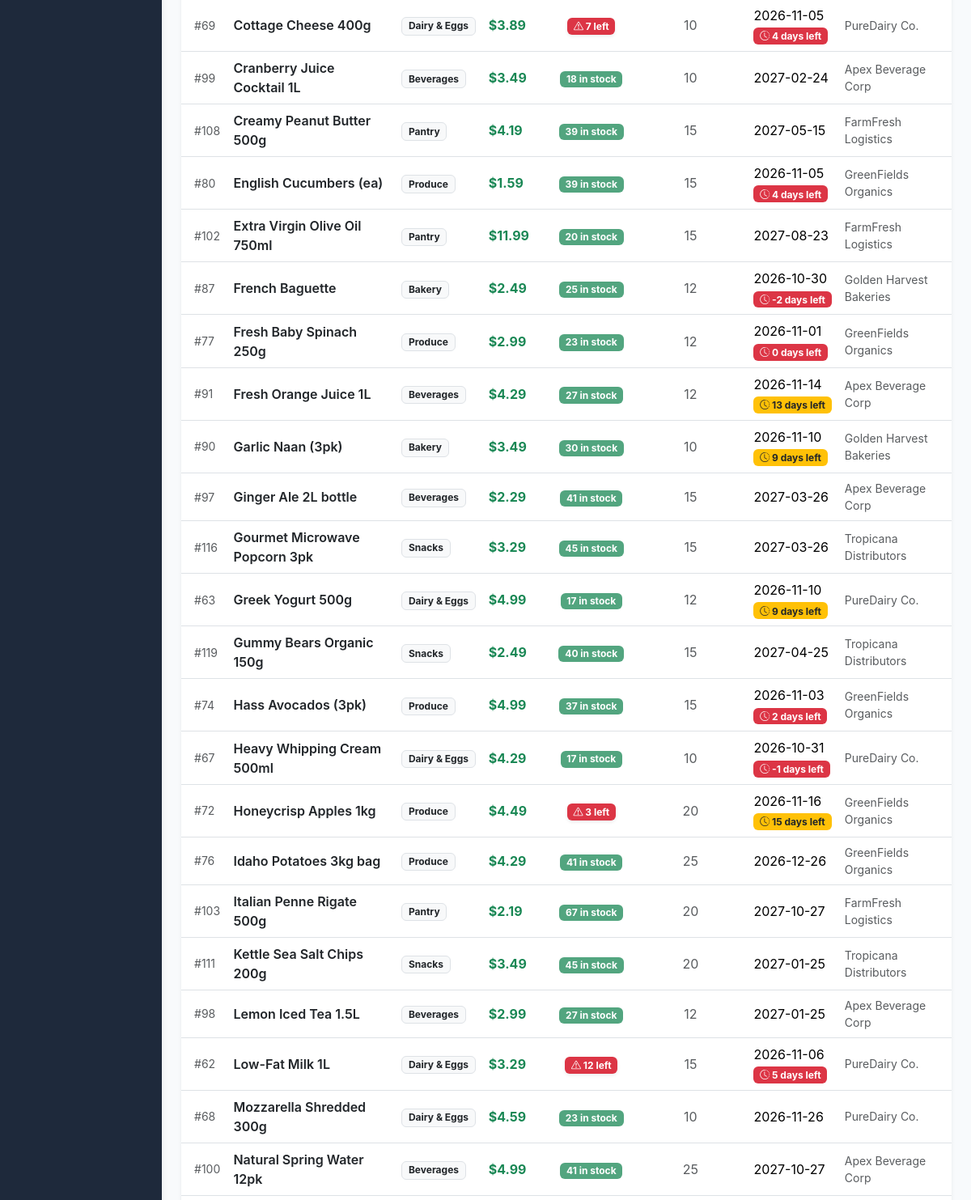
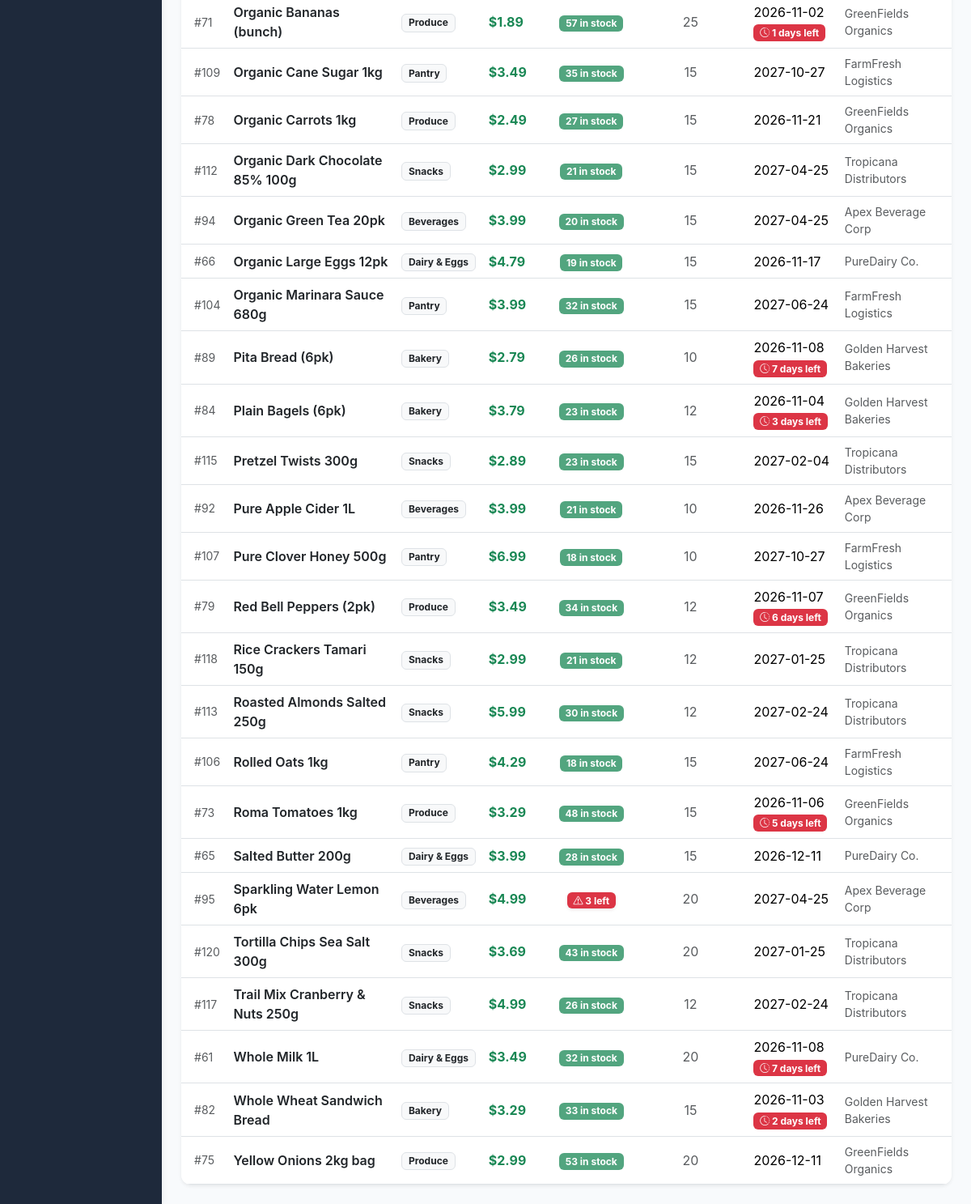
Before: /products/ (signed in, lower part) with the older database file (2 pictures, top to bottom).
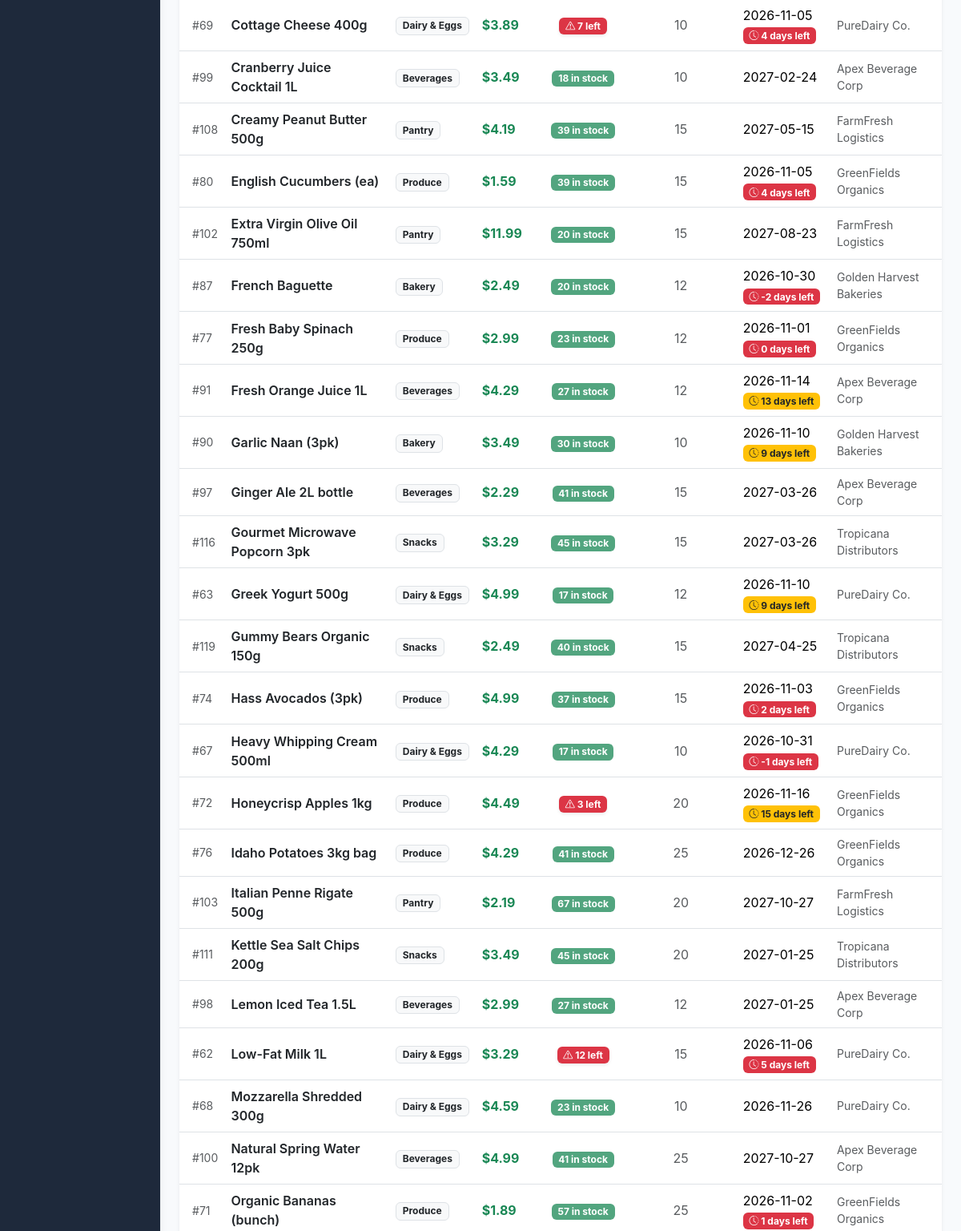
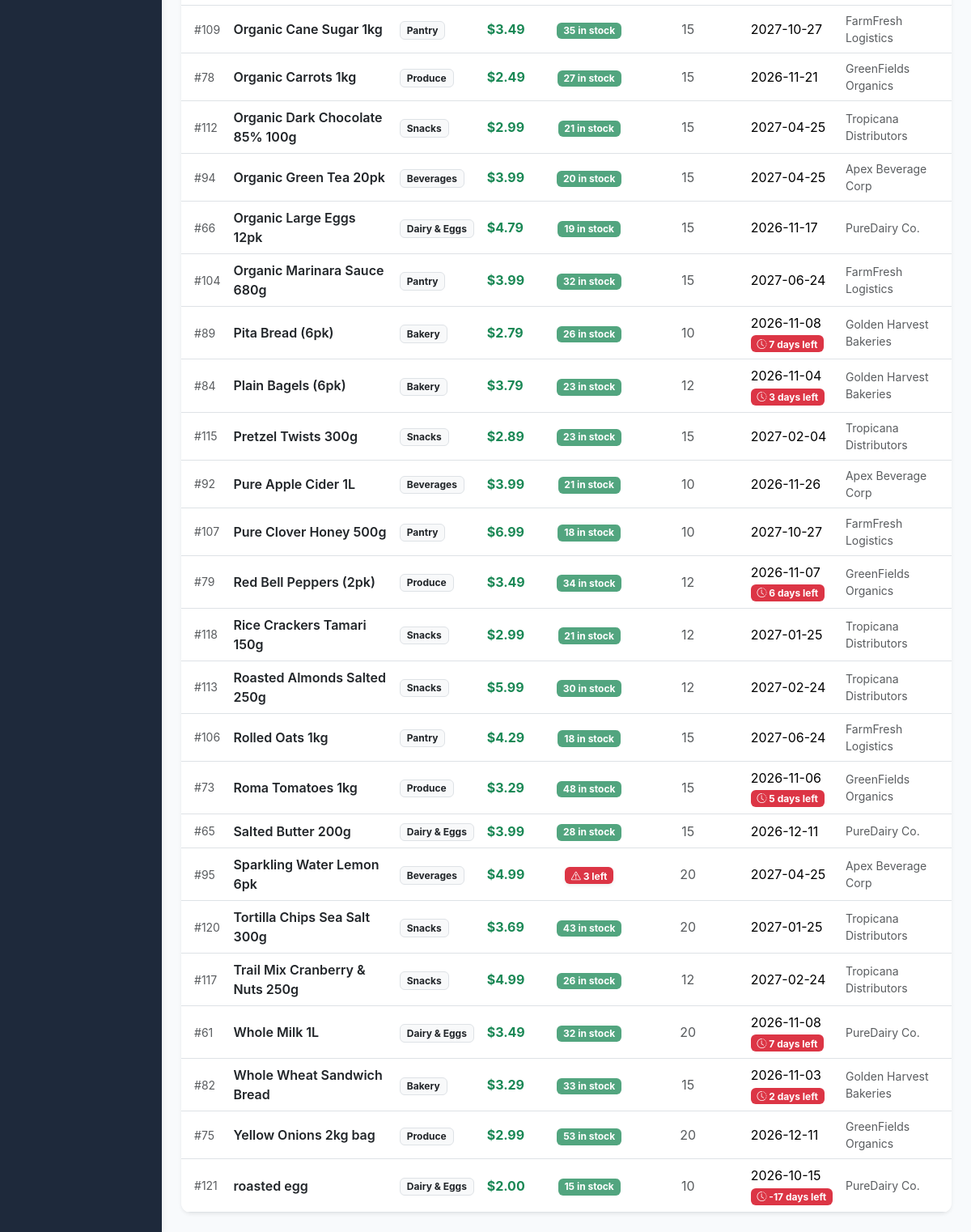
After: the same page with the newer database file (2 pictures, top to bottom).
### tables this page shows
CREATE TABLE products (
    product_id INTEGER PRIMARY KEY AUTOINCREMENT,
    name TEXT NOT NULL,
    category TEXT NOT NULL,
    unit_price REAL NOT NULL CHECK(unit_price >= 0),
    stock_qty INTEGER NOT NULL DEFAULT 0 CHECK(stock_qty >= 0),
    reorder_level INTEGER NOT NULL DEFAULT 10 CHECK(reorder_level >= 0),
    expiry_date DATE NOT NULL,
    supplier_id INTEGER REFERENCES suppliers(supplier_id) ON DELETE SET NULL,
    created_at TIMESTAMP DEFAULT CURRENT_TIMESTAMP
);

CREATE TABLE suppliers (
    supplier_id INTEGER PRIMARY KEY AUTOINCREMENT,
    name TEXT NOT NULL,
    phone TEXT NOT NULL,
    email TEXT,
    created_at TIMESTAMP DEFAULT CURRENT_TIMESTAMP
);

### app/routes/products.py (the view)
@products_bp.route("/")
@login_required
def index():
    search_query = request.args.get("search", "").strip()
    category_filter = request.args.get("category", "").strip()
    products = Product.get_all(
        category=category_filter if category_filter else None,
        search=search_query if search_query else None
    )
    suppliers = Supplier.get_all()
    today = datetime.now().date()
    for p in products:
        try:
            exp_d = datetime.strptime(str(p["expiry_date"]), "%Y-%m-%d").date()
            p["days_left"] = (exp_d - today).days
        except Exception:
            p["days_left"] = 999
    return render_template(
        "products/index.html",
        products=products,
        suppliers=suppliers,
        categories=CATEGORIES,
        current_search=search_query,
        current_category=category_filter
    )

### app/auth_utils.py (called while the page is built)
def login_required(f):
    @wraps(f)
    def decorated_function(*args, **kwargs):
        if "user_id" not in session:
            flash("Please log in to access this page.", "warning")
            return redirect(url_for("auth.login", next=request.endpoint))
        return f(*args, **kwargs)
    return decorated_function

### app/database.py (called while the page is built)
def get_db_connection(db_path: str | Path | None = None) -> sqlite3.Connection:
    if db_path is None:
        try:
            from flask import current_app, has_app_context
            if has_app_context() and "DATABASE_PATH" in current_app.config:
                path = current_app.config["DATABASE_PATH"]
            else:
                path = DEFAULT_DB_PATH
        except ImportError:
            path = DEFAULT_DB_PATH
    else:
        path = db_path
    conn = sqlite3.connect(path)
    conn.row_factory = sqlite3.Row
    conn.execute("PRAGMA foreign_keys = ON;")
    return conn

### app/models.py (called while the page is built)
    @classmethod
    def get_all(cls, db_path=None) -> List[Dict]:
        conn = get_db_connection(db_path)
        try:
            rows = conn.execute("SELECT * FROM suppliers ORDER BY name ASC").fetchall()
            return [dict(r) for r in rows]
        finally:
            conn.close()

    @classmethod
    def get_all(cls, category: Optional[str] = None, search: Optional[str] = None, db_path=None) -> List[Dict]:
        conn = get_db_connection(db_path)
        try:
            query = """
                SELECT p.*, s.name as supplier_name
                FROM products p
                LEFT JOIN suppliers s ON p.supplier_id = s.supplier_id
                WHERE 1=1
            """
            params = []
            if category:
                query += " AND p.category = ?"
                params.append(category)
            if search:
                query += " AND p.name LIKE ?"
                params.append(f"%{search.strip()}%")
            query += " ORDER BY p.name ASC"
            rows = conn.execute(query, params).fetchall()
            return [dict(r) for r in rows]
        finally:
            conn.close()

### app/templates/products/index.html (shortened to what this page needs)
{% extends "base.html" %}
{% block content %}
<div class="card p-0 overflow-hidden shadow-sm">
    <div class="table-responsive">
        <table class="table table-hover align-middle mb-0">
            <tbody>
                {% if products %}
                    {% for p in products %}
                    <tr>
                        <td class="ps-3 text-muted small">#{{ p.product_id }}</td>
                        <td class="fw-semibold text-dark">{{ p.name }}</td>
                        <td><span class="badge bg-light text-dark border">{{ p.category }}</span></td>
                        <td class="fw-bold text-success">${{ "%.2f"|format(p.unit_price) }}</td>
                        <td class="text-center">
                            {% if p.stock_qty <= p.reorder_level %}
                                <span class="badge bg-danger shadow-sm" title="Stock at or below reorder level">
                                    <i class="bi bi-exclamation-triangle"></i> {{ p.stock_qty }} left
                                </span>
                            {% else %}
                                <span class="badge bg-success bg-opacity-75">{{ p.stock_qty }} in stock</span>
                            {% endif %}
                        </td>
                        <td class="text-center text-muted">{{ p.reorder_level }}</td>
                        <td>
                            <div>{{ p.expiry_date }}</div>
                            {% if p.days_left is defined and p.days_left <= 15 %}
                                <span class="badge {% if p.days_left <= 7 %}bg-danger{% else %}bg-warning text-dark{% endif %} small">
                                    <i class="bi bi-clock-history"></i> {{ p.days_left }} days left
                                </span>
                            {% endif %}
                        </td>
                        <td class="small text-muted">{{ p.supplier_name or 'Unassigned' }}</td>
                    </tr>
                    {% endfor %}
                {% endif %}
            </tbody>
        </table>
    </div>
</div>
{% endblock %}

### app/templates/base.html (shortened to what this page needs)
<!DOCTYPE html>
<html lang="en">
<head>
    <link href="https://cdn.jsdelivr.net/npm/bootstrap@5.3.3/dist/css/bootstrap.min.css" rel="stylesheet">
    <link rel="stylesheet" href="https://cdn.jsdelivr.net/npm/bootstrap-icons@1.11.3/font/bootstrap-icons.min.css">
    <link rel="stylesheet" href="{{ url_for('static', filename='css/style.css') }}">
</head>
<body>
    <div class="container-fluid">
        <div class="row">
            {% if is_authenticated %}
            <nav class="col-md-3 col-lg-2 d-md-block sidebar collapse p-0">
            </nav>
            <main class="col-md-9 ms-sm-auto col-lg-10 px-md-4 py-4">
            {% else %}
            <main class="col-12 px-md-4 py-4">
            {% endif %}
                {% block content %}{% endblock %}
            </main>
        </div>
    </div>
</body>
</html>

### app/static/css/style.css (style rules this page uses)
:root { --primary-green: #2e7d32; --primary-green-dark: #1b5e20; --primary-green-light: #e8f5e9; --accent-orange: #f57c00; --accent-red: #d32f2f; --sidebar-bg: #1e293b; --sidebar-hover: #334155; --card-shadow: 0 4px 6px -1px rgba(0, 0, 0, 0.1), 0 2px 4px -1px rgba(0, 0, 0, 0.06); }
body { background-color: #f8fafc; font-family: -apple-system, BlinkMacSystemFont, "Segoe UI", Roboto, "Helvetica Neue", Arial, sans-serif; color: #1e293b; min-height: 100vh; }
.sidebar { background-color: var(--sidebar-bg); min-height: calc(100vh - 56px); box-shadow: 2px 0 8px rgba(0, 0, 0, 0.05); }
.card { border: none; border-radius: 0.75rem; box-shadow: var(--card-shadow); transition: transform 0.2s ease, box-shadow 0.2s ease; }

Changed rows visible on the page:
changed products "French Baguette": stock_qty "25" → "20"
added products: product_id "121", name "roasted egg", category "Dairy & Eggs", unit_price "2.00", stock_qty "15", reorder_level "10", expiry_date "2026-10-15", days_left "-17", name "PureDairy Co."
